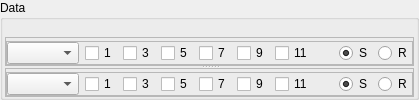
      <widget class="QGroupBox" name="groupBox_data">
       <property name="sizePolicy">
        <sizepolicy hsizetype="Preferred" vsizetype="Preferred">
         <horstretch>1</horstretch>
         <verstretch>0</verstretch>
        </sizepolicy>
       </property>
       <property name="title">
        <string>Data</string>
       </property>
       <layout class="QVBoxLayout" name="verticalLayout_4">
        <property name="spacing">
         <number>0</number>
        </property>
        <property name="leftMargin">
         <number>2</number>
        </property>
        <property name="topMargin">
         <number>0</number>
        </property>
        <property name="rightMargin">
         <number>2</number>
        </property>
        <property name="bottomMargin">
         <number>0</number>
        </property>
        <item>
         <layout class="QHBoxLayout" name="horizontalLayout_13">
          <property name="spacing">
           <number>6</number>
          </property>
          <property name="rightMargin">
           <number>6</number>
          </property>
          <item>
           <widget class="QFrame" name="frame_legend">
            <property name="sizePolicy">
             <sizepolicy hsizetype="Expanding" vsizetype="Fixed">
              <horstretch>1</horstretch>
              <verstretch>0</verstretch>
             </sizepolicy>
            </property>
            <property name="minimumSize">
             <size>
              <width>0</width>
              <height>17</height>
             </size>
            </property>
            <property name="maximumSize">
             <size>
              <width>16777215</width>
              <height>17</height>
             </size>
            </property>
            <property name="frameShape">
             <enum>QFrame::NoFrame</enum>
            </property>
            <property name="frameShadow">
             <enum>QFrame::Sunken</enum>
            </property>
           </widget>
          </item>
          <item>
           <spacer name="horizontalSpacer_14">
            <property name="orientation">
             <enum>Qt::Horizontal</enum>
            </property>
            <property name="sizeHint" stdset="0">
             <size>
              <width>37</width>
              <height>0</height>
             </size>
            </property>
           </spacer>
          </item>
          <item>
           <widget class="QPushButton" name="pushButton_data_la">
            <property name="sizePolicy">
             <sizepolicy hsizetype="Fixed" vsizetype="Fixed">
              <horstretch>0</horstretch>
              <verstretch>0</verstretch>
             </sizepolicy>
            </property>
            <property name="minimumSize">
             <size>
              <width>8</width>
              <height>8</height>
             </size>
            </property>
            <property name="maximumSize">
             <size>
              <width>8</width>
              <height>8</height>
             </size>
            </property>
            <property name="styleSheet">
             <string notr="true">#pushButton_data_la
{
background-color: transparent;
border-image: url(:/button/rc/la.svg);
background: none;
border: none;
background-repeat: none;
}

#pushButton_data_la:hover:!pressed
{
background-color: rgba(255, 255, 255, 160);
border: 1px solid blue;
/* border-style: inset; */
}

</string>
            </property>
            <property name="text">
             <string/>
            </property>
           </widget>
          </item>
          <item>
           <widget class="QPushButton" name="pushButton_data_ra">
            <property name="sizePolicy">
             <sizepolicy hsizetype="Fixed" vsizetype="Fixed">
              <horstretch>0</horstretch>
              <verstretch>0</verstretch>
             </sizepolicy>
            </property>
            <property name="minimumSize">
             <size>
              <width>8</width>
              <height>8</height>
             </size>
            </property>
            <property name="maximumSize">
             <size>
              <width>8</width>
              <height>8</height>
             </size>
            </property>
            <property name="styleSheet">
             <string notr="true">#pushButton_data_ra
{
background-color: transparent;
border-image: url(:/button/rc/ra.svg);
background: none;
border: none;
background-repeat: none;
}

#pushButton_data_ra:hover:!pressed
{
background-color: rgba(255, 255, 255, 160);
border: 1px solid blue;
/* border-style: inset; */
}
</string>
            </property>
            <property name="text">
             <string/>
            </property>
           </widget>
          </item>
         </layout>
        </item>
        <item>
         <widget class="QStackedWidget" name="stackedWidget_data">
          <property name="currentIndex">
           <number>0</number>
          </property>
          <widget class="QWidget" name="page_data_data">
           <layout class="QVBoxLayout" name="verticalLayout_22">
            <property name="spacing">
             <number>0</number>
            </property>
            <property name="leftMargin">
             <number>0</number>
            </property>
            <property name="topMargin">
             <number>0</number>
            </property>
            <property name="rightMargin">
             <number>0</number>
            </property>
            <property name="bottomMargin">
             <number>0</number>
            </property>
            <item>
             <widget class="QSplitter" name="splitter_2">
              <property name="sizePolicy">
               <sizepolicy hsizetype="Preferred" vsizetype="Preferred">
                <horstretch>0</horstretch>
                <verstretch>0</verstretch>
               </sizepolicy>
              </property>
              <property name="orientation">
               <enum>Qt::Vertical</enum>
              </property>
              <property name="handleWidth">
               <number>2</number>
              </property>
              <widget class="QFrame" name="F1">
               <property name="frameShape">
                <enum>QFrame::StyledPanel</enum>
               </property>
               <layout class="QVBoxLayout" name="verticalLayout_6">
                <property name="spacing">
                 <number>0</number>
                </property>
                <property name="leftMargin">
                 <number>0</number>
                </property>
                <property name="topMargin">
                 <number>0</number>
                </property>
                <property name="rightMargin">
                 <number>0</number>
                </property>
                <property name="bottomMargin">
                 <number>0</number>
                </property>
                <item>
                 <layout class="QVBoxLayout" name="verticalLayout_5">
                  <property name="spacing">
                   <number>0</number>
                  </property>
                  <property name="bottomMargin">
                   <number>0</number>
                  </property>
                  <item>
                   <widget class="QFrame" name="frame_plt1">
                    <property name="sizePolicy">
                     <sizepolicy hsizetype="Preferred" vsizetype="Expanding">
                      <horstretch>0</horstretch>
                      <verstretch>0</verstretch>
                     </sizepolicy>
                    </property>
                    <property name="frameShape">
                     <enum>QFrame::NoFrame</enum>
                    </property>
                    <property name="frameShadow">
                     <enum>QFrame::Sunken</enum>
                    </property>
                   </widget>
                  </item>
                  <item>
                   <widget class="QFrame" name="frame_2">
                    <property name="sizePolicy">
                     <sizepolicy hsizetype="Preferred" vsizetype="Fixed">
                      <horstretch>0</horstretch>
                      <verstretch>0</verstretch>
                     </sizepolicy>
                    </property>
                    <property name="frameShape">
                     <enum>QFrame::StyledPanel</enum>
                    </property>
                    <property name="frameShadow">
                     <enum>QFrame::Raised</enum>
                    </property>
                    <layout class="QHBoxLayout" name="horizontalLayout_26">
                     <property name="spacing">
                      <number>6</number>
                     </property>
                     <property name="leftMargin">
                      <number>0</number>
                     </property>
                     <property name="topMargin">
                      <number>0</number>
                     </property>
                     <property name="rightMargin">
                      <number>0</number>
                     </property>
                     <property name="bottomMargin">
                      <number>0</number>
                     </property>
                     <item>
                      <widget class="QComboBox" name="comboBox_plt1_choice">
                       <property name="sizePolicy">
                        <sizepolicy hsizetype="Preferred" vsizetype="Fixed">
                         <horstretch>0</horstretch>
                         <verstretch>0</verstretch>
                        </sizepolicy>
                       </property>
                       <property name="sizeAdjustPolicy">
                        <enum>QComboBox::AdjustToContents</enum>
                       </property>
                      </widget>
                     </item>
                     <item>
                      <widget class="QCheckBox" name="checkBox_plt1_h1">
                       <property name="text">
                        <string>1</string>
                       </property>
                      </widget>
                     </item>
                     <item>
                      <widget class="QCheckBox" name="checkBox_plt1_h3">
                       <property name="autoFillBackground">
                        <bool>false</bool>
                       </property>
                       <property name="text">
                        <string>3</string>
                       </property>
                      </widget>
                     </item>
                     <item>
                      <widget class="QCheckBox" name="checkBox_plt1_h5">
                       <property name="text">
                        <string>5</string>
                       </property>
                      </widget>
                     </item>
                     <item>
                      <widget class="QCheckBox" name="checkBox_plt1_h7">
                       <property name="text">
                        <string>7</string>
                       </property>
                      </widget>
                     </item>
                     <item>
                      <widget class="QCheckBox" name="checkBox_plt1_h9">
                       <property name="text">
                        <string>9</string>
                       </property>
                      </widget>
                     </item>
                     <item>
                      <widget class="QCheckBox" name="checkBox_plt1_h11">
                       <property name="text">
                        <string>11</string>
                       </property>
                      </widget>
                     </item>
                     <item>
                      <spacer name="horizontalSpacer_26">
                       <property name="orientation">
                        <enum>Qt::Horizontal</enum>
                       </property>
                       <property name="sizeType">
                        <enum>QSizePolicy::Maximum</enum>
                       </property>
                       <property name="sizeHint" stdset="0">
                        <size>
                         <width>20</width>
                         <height>20</height>
                        </size>
                       </property>
                      </spacer>
                     </item>
                     <item>
                      <widget class="QRadioButton" name="radioButton_plt1_samp">
                       <property name="text">
                        <string>S</string>
                       </property>
                       <property name="checked">
                        <bool>true</bool>
                       </property>
                      </widget>
                     </item>
                     <item>
                      <widget class="QRadioButton" name="radioButton_plt1_ref">
                       <property name="text">
                        <string>R</string>
                       </property>
                      </widget>
                     </item>
                     <item>
                      <spacer name="horizontalSpacer_27">
                       <property name="orientation">
                        <enum>Qt::Horizontal</enum>
                       </property>
                       <property name="sizeHint" stdset="0">
                        <size>
                         <width>0</width>
                         <height>0</height>
                        </size>
                       </property>
                      </spacer>
                     </item>
                    </layout>
                   </widget>
                  </item>
                 </layout>
                </item>
               </layout>
              </widget>
              <widget class="QFrame" name="F2">
               <property name="frameShape">
                <enum>QFrame::StyledPanel</enum>
               </property>
               <property name="frameShadow">
                <enum>QFrame::Sunken</enum>
               </property>
               <layout class="QVBoxLayout" name="verticalLayout_8">
                <property name="spacing">
                 <number>0</number>
                </property>
                <property name="leftMargin">
                 <number>0</number>
                </property>
                <property name="topMargin">
                 <number>0</number>
                </property>
                <property name="rightMargin">
                 <number>0</number>
                </property>
                <property name="bottomMargin">
                 <number>0</number>
                </property>
                <item>
                 <layout class="QVBoxLayout" name="verticalLayout_7">
                  <property name="spacing">
                   <number>0</number>
                  </property>
                  <property name="bottomMargin">
                   <number>0</number>
                  </property>
                  <item>
                   <widget class="QFrame" name="frame_plt2">
                    <property name="sizePolicy">
                     <sizepolicy hsizetype="Preferred" vsizetype="Expanding">
                      <horstretch>0</horstretch>
                      <verstretch>0</verstretch>
                     </sizepolicy>
                    </property>
                    <property name="frameShape">
                     <enum>QFrame::NoFrame</enum>
                    </property>
                    <property name="frameShadow">
                     <enum>QFrame::Sunken</enum>
                    </property>
                   </widget>
                  </item>
                  <item>
                   <widget class="QFrame" name="frame_3">
                    <property name="sizePolicy">
                     <sizepolicy hsizetype="Preferred" vsizetype="Fixed">
                      <horstretch>0</horstretch>
                      <verstretch>0</verstretch>
                     </sizepolicy>
                    </property>
                    <property name="frameShape">
                     <enum>QFrame::StyledPanel</enum>
                    </property>
                    <property name="frameShadow">
                     <enum>QFrame::Raised</enum>
                    </property>
                    <layout class="QHBoxLayout" name="horizontalLayout_3">
                     <property name="leftMargin">
                      <number>0</number>
                     </property>
                     <property name="topMargin">
                      <number>0</number>
                     </property>
                     <property name="rightMargin">
                      <number>0</number>
                     </property>
                     <property name="bottomMargin">
                      <number>0</number>
                     </property>
                     <item>
                      <widget class="QComboBox" name="comboBox_plt2_choice">
                       <property name="sizeAdjustPolicy">
                        <enum>QComboBox::AdjustToContents</enum>
                       </property>
                      </widget>
                     </item>
                     <item>
                      <widget class="QCheckBox" name="checkBox_plt2_h1">
                       <property name="text">
                        <string>1</string>
                       </property>
                      </widget>
                     </item>
                     <item>
                      <widget class="QCheckBox" name="checkBox_plt2_h3">
                       <property name="text">
                        <string>3</string>
                       </property>
                      </widget>
                     </item>
                     <item>
                      <widget class="QCheckBox" name="checkBox_plt2_h5">
                       <property name="text">
                        <string>5</string>
                       </property>
                      </widget>
                     </item>
                     <item>
                      <widget class="QCheckBox" name="checkBox_plt2_h7">
                       <property name="text">
                        <string>7</string>
                       </property>
                      </widget>
                     </item>
                     <item>
                      <widget class="QCheckBox" name="checkBox_plt2_h9">
                       <property name="text">
                        <string>9</string>
                       </property>
                      </widget>
                     </item>
                     <item>
                      <widget class="QCheckBox" name="checkBox_plt2_h11">
                       <property name="text">
                        <string>11</string>
                       </property>
                      </widget>
                     </item>
                     <item>
                      <spacer name="horizontalSpacer_10">
                       <property name="orientation">
                        <enum>Qt::Horizontal</enum>
                       </property>
                       <property name="sizeType">
                        <enum>QSizePolicy::Maximum</enum>
                       </property>
                       <property name="sizeHint" stdset="0">
                        <size>
                         <width>20</width>
                         <height>20</height>
                        </size>
                       </property>
                      </spacer>
                     </item>
                     <item>
                      <widget class="QRadioButton" name="radioButton_plt2_samp">
                       <property name="text">
                        <string>S</string>
                       </property>
                       <property name="checked">
                        <bool>true</bool>
                       </property>
                      </widget>
                     </item>
                     <item>
                      <widget class="QRadioButton" name="radioButton_plt2_ref">
                       <property name="text">
                        <string>R</string>
                       </property>
                      </widget>
                     </item>
                     <item>
                      <spacer name="horizontalSpacer_8">
                       <property name="orientation">
                        <enum>Qt::Horizontal</enum>
                       </property>
                       <property name="sizeHint" stdset="0">
                        <size>
                         <width>0</width>
                         <height>0</height>
                        </size>
                       </property>
                      </spacer>
                     </item>
                    </layout>
                   </widget>
                  </item>
                 </layout>
                </item>
               </layout>
              </widget>
             </widget>
            </item>
           </layout>
          </widget>
          <widget class="QWidget" name="page_data_mechanics">
           <layout class="QVBoxLayout" name="verticalLayout_34">
            <property name="spacing">
             <number>0</number>
            </property>
            <property name="leftMargin">
             <number>0</number>
            </property>
            <property name="topMargin">
             <number>0</number>
            </property>
            <property name="rightMargin">
             <number>0</number>
            </property>
            <property name="bottomMargin">
             <number>0</number>
            </property>
            <item>
             <widget class="QFrame" name="frame_data_mechanics_plots">
              <property name="frameShape">
               <enum>QFrame::StyledPanel</enum>
              </property>
              <property name="frameShadow">
               <enum>QFrame::Raised</enum>
              </property>
             </widget>
            </item>
           </layout>
          </widget>
         </widget>
        </item>
       </layout>
      </widget>
